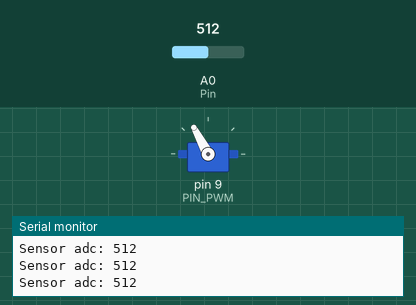
Simulated run of this sketch. Board: Arduino Uno, built with avr-gcc and run on an emulated ATmega328P. Shown: servo, the last lines printed to the serial monitor. Inputs (shaded band) come from the test bench; at power-on: A0 (Pin) = 512. Servo pulses on a pin are drawn as a servo (544–2400 µs = 0–180°).

Above: at 1.2 s.
1.3 s: A0 (Pin) set to 716
At 1.8 s:
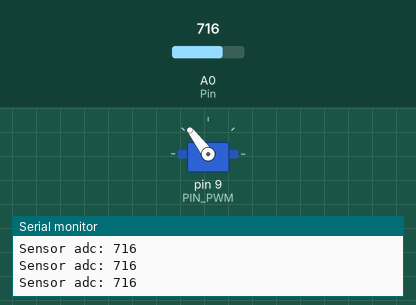
2.8 s: A0 (Pin) set to 1010
At 4.0 s:
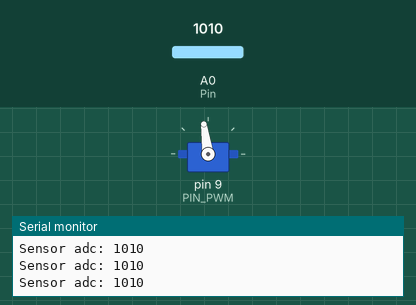
4.3 s: A0 (Pin) set to 984
At 5.3 s:
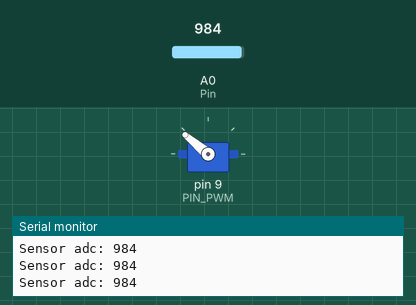
5.8 s: A0 (Pin) set to 1023
At 7.0 s:
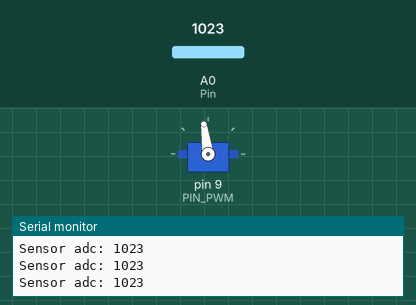
7.3 s: A0 (Pin) set to 511
At 8.3 s:
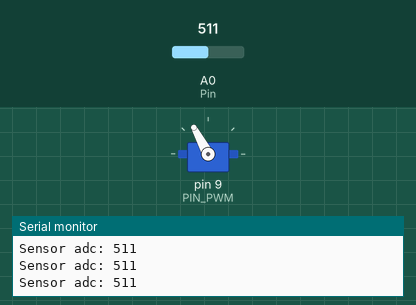
Timing chart, 0 to 9.8 s (numbered marks = the images above; inputs shaded):
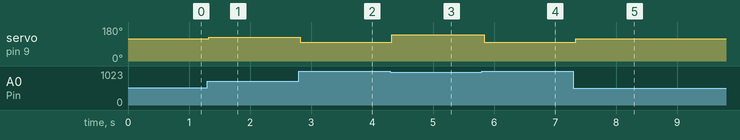

Measured:
- the behaviour switches between 1001 and 1000 on A0 (Pin) (found by bisection; images 2 and 3)
- after the input at 1.3 s, servo on pin 9 (PIN_PWM): 118° → 127° at once
- after the input at 2.8 s, servo on pin 9 (PIN_PWM): 127° → 98° at once
- after the input at 4.3 s, servo on pin 9 (PIN_PWM): 98° → 140° at once
- after the input at 5.8 s, servo on pin 9 (PIN_PWM): 140° → 98° at once
- after the input at 7.3 s, servo on pin 9 (PIN_PWM): 98° → 118° at once

The sketch:

mainServo.ino
```cpp
#include "BarraBola.h"

#define duration_pwm OCR1A/2

BarraBola* bb;

void setup()
{
  Serial.begin(9600);

  bb = bb_create();
  bb_init();
}

void loop()
{
  bb_update(bb);
  delay(100);;
}
```

BarraBola.cpp
```cpp
#include <Arduino.h>

#include "BarraBola.h"

#include "sensorADC.h"
#include "meuservo.h"

struct barrabola
{
  float target;
  int Kp, Ki, Kd;
  Sensor* sensor;
};

BarraBola* bb_create()
{
  BarraBola* bb = malloc(sizeof(BarraBola));
  bb->target = 0.0;
  bb->Kp = 1.0;
  bb->Ki = 1.0;
  bb->Kd = 1.0f;

  bb->sensor = sensor_create();

  return bb;
}

void bb_delete(BarraBola* bb)
{
  sensor_delete(bb->sensor);
  free(bb);
}

void bb_init()
{
  sensor_init();
  servo_init();
}

void bb_set_target(BarraBola* bb, float target)
{
  bb->target = target;
}

void bb_update(BarraBola* bb)
{
  sensor_read(bb->sensor);

  uint16_t value = sensor_get_value(bb->sensor);
  servo_set_velocity(value);
  Serial.print("Sensor adc: ");
  Serial.println(value);
}
```

BarraBola.h
```cpp
#ifndef BARRABOLA_H
#define BARRABOLA_H

typedef struct barrabola BarraBola;

BarraBola* bb_create();

void bb_delete(BarraBola* bb);

void bb_init();

void bb_set_target(BarraBola* bb, float target);

void bb_update(BarraBola* bb);


#endif
```

meuservo.cpp
```cpp
#include <stdlib.h>
#include <avr/io.h>
#include "meuservo.h"

#define PIN_PWM PB1

void servo_init()
{
  DDRB |= (1 << PB1);  // configura pino 9 como saida

  // zera registradores de controle
  TCCR1A = 0;
  TCCR1B = 0;

  // configurar o modo WGM
  TCCR1A |= (1 << WGM11);
  TCCR1B |= (1 << WGM13) | (1 << WGM12);
  // configura os sinais de saida do pino 9 (PB1)
  TCCR1A |= (1 << COM1A1);
  // diminui a quantidade de contagem
  TCCR1B |= (1 << CS11);
  // duracao do ciclo do timer
  ICR1 = 39999;

  OCR1A = 3000; // equivalente a 1.5ms, pois cada tick do timer vale 2 microsec
}

void servo_set_velocity(int velocity)
{
  if(velocity < -1000) velocity = -100;
  if(velocity >  1000) velocity = 100;

  OCR1A = 3000 + velocity;
}
```

meuservo.h
```cpp
#ifndef MEUSERVO_H
#define MEUSERVO_H

#include <Arduino.h>

void servo_init();

void servo_set_velocity(int velocity);

#endif
```

sensorADC.cpp
```cpp
#include <Arduino.h>
#include <stdlib.h>
#include <math.h>

#include "sensorADC.h"

#define Pin A0

struct sensor
{
  uint16_t value;
  float value_cm;
};

Sensor* sensor_create()
{
  Sensor* sensor = malloc(sizeof(Sensor));
  sensor->value = 0;
  sensor->value_cm = 0.0;

  return sensor;
}

void sensor_delete(Sensor* sensor)
{
  free(sensor);
}

void sensor_init()
{
  ADMUX = 0x40;

  ADCSRA = 0x87;
}

void sensor_read(Sensor* sensor)
{
  ADCSRA |= (1 << ADSC);

  // Espera a conversão terminar
  while (ADCSRA & (1 << ADSC));

  sensor->value = ADCW;
}

uint16_t sensor_get_value(Sensor* sensor)
{
  return sensor->value;
}

float sensor_get_value_cm(Sensor* sensor)
{
  float tensao = sensor->value * (5.0/1023.0);
  sensor->value_cm = 12.08 * pow(tensao, -1.058);

  return sensor->value_cm;
}
```

sensorADC.h
```cpp
#ifndef SENSOR_DISTANCIA_H
#define SENSOR_DISTANCIA_H

// GP2Y0A41SK0F 4cm a 30cm
// valores de ADC entre 0 a 634 aproximadamente (0.1V a 3.1V)

#define sensor_min_voltage 0.1
#define sensor_max_voltage 3.1

typedef struct sensor Sensor;

Sensor* sensor_create();

void sensor_delete(Sensor* sensor);

void sensor_init();

void sensor_read(Sensor* sensor);

uint16_t sensor_get_value(Sensor* sensor);

float sensor_get_value_cm(Sensor* sensor);

#endif
```
